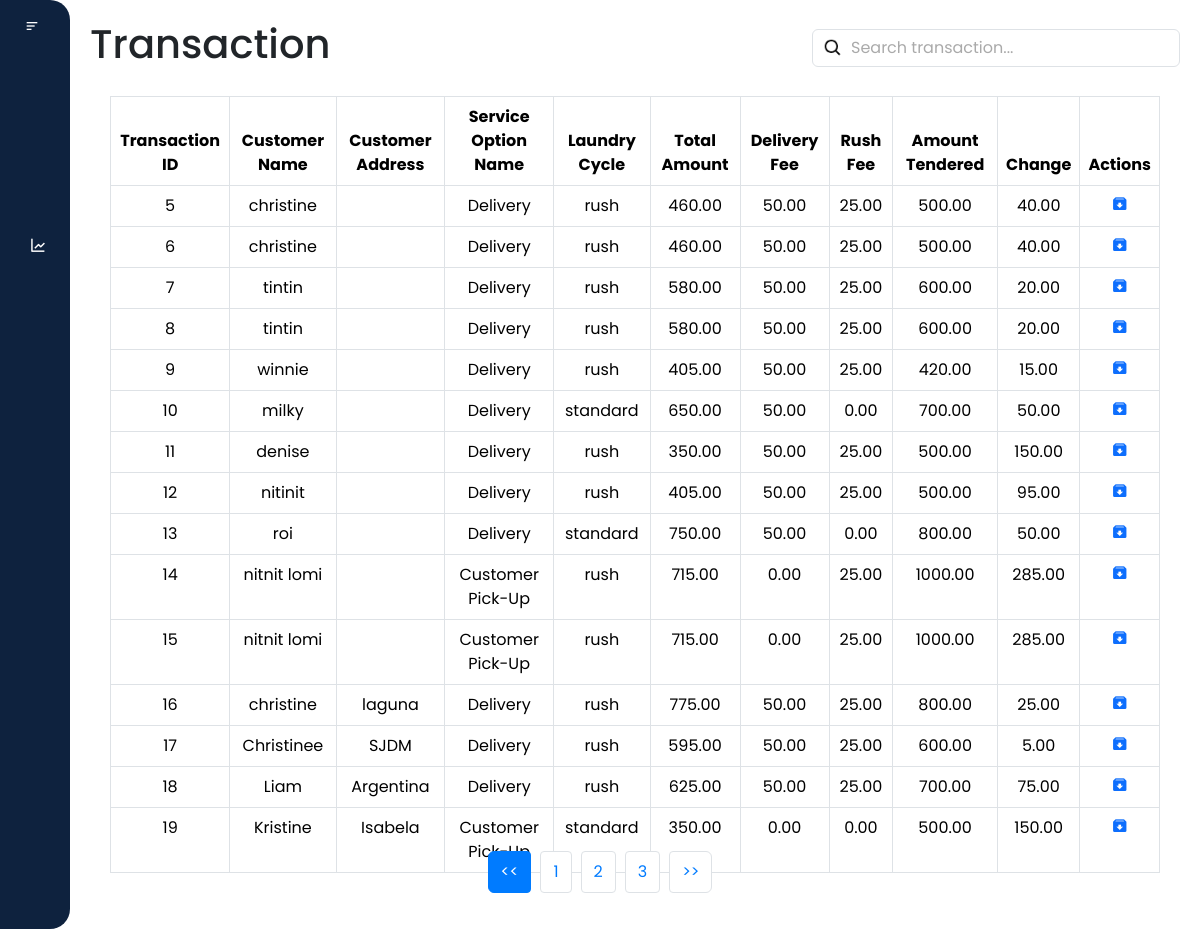
The app's page /transaction/transaction.php (signed in), older data.
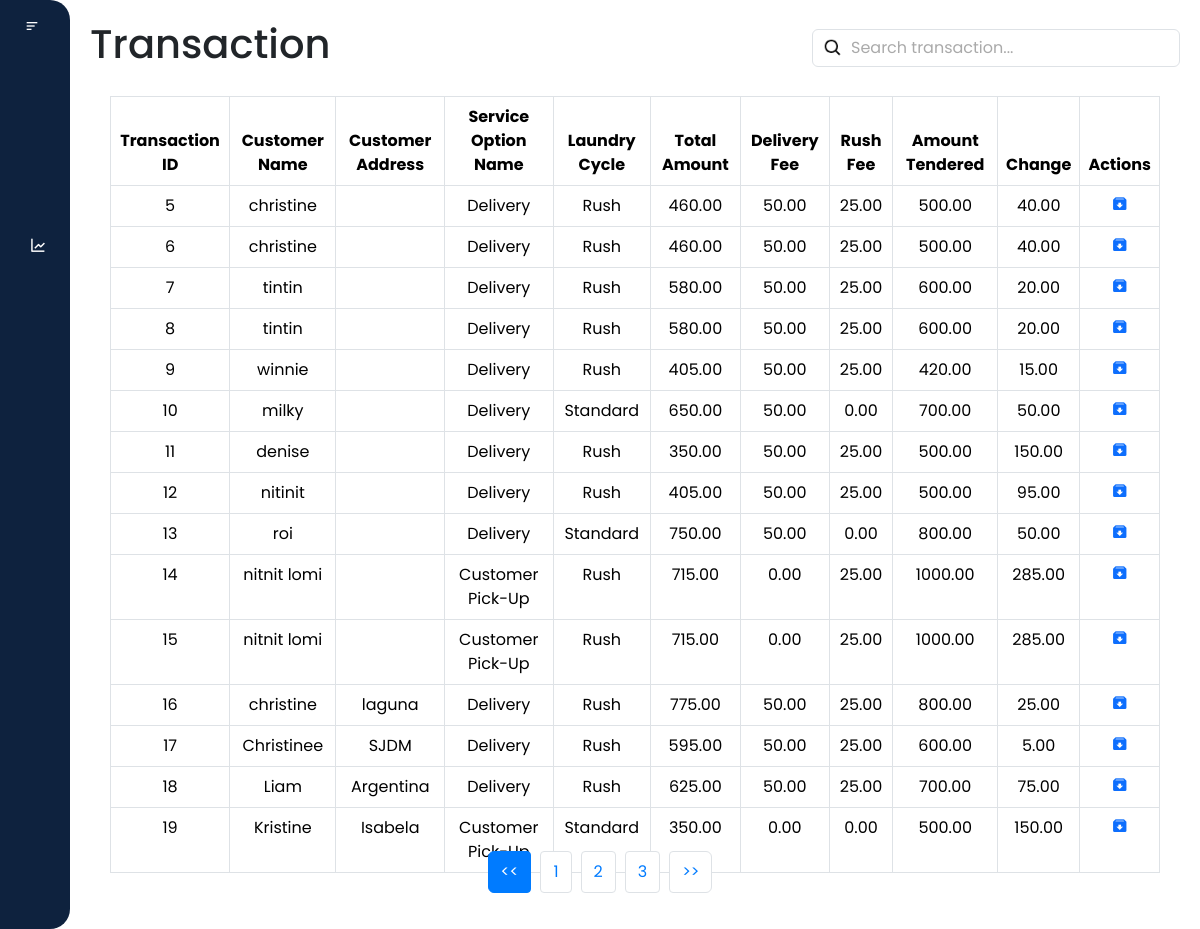
The same page, newer data.
### tables this page shows
CREATE TABLE `transaction` (
  `transaction_id` int(11) NOT NULL,
  `request_id` int(11) DEFAULT NULL,
  `customer_id` int(11) DEFAULT NULL,
  `customer_name` varchar(30) DEFAULT NULL,
  `province` varchar(255) NOT NULL,
  `city` varchar(255) NOT NULL,
  `customer_address` varchar(50) NOT NULL,
  `brgy` varchar(255) NOT NULL,
  `service_option_id` int(100) NOT NULL,
  `service_option_name` varchar(50) NOT NULL,
  `laundry_cycle` enum('Standard','Rush') NOT NULL,
  `total_amount` decimal(65,2) DEFAULT NULL,
  `delivery_fee` decimal(65,2) DEFAULT NULL,
  `rush_fee` decimal(65,2) DEFAULT NULL,
  `amount_tendered` decimal(65,2) DEFAULT NULL,
  `money_change` decimal(65,2) DEFAULT NULL
);

### transaction/transaction.php (the view, shortened to what this page needs)
<?php
require_once('transaction_db.php');
if(isset($_POST['search'])) {
    $search = $con->real_escape_string($_POST['search']);
    $query = "SELECT * FROM transaction WHERE customer_name LIKE '%$search%'
    OR transaction_id LIKE '%$search%'
    OR laundry_service_option LIKE '%$search%'
    OR laundry_category_option LIKE '%$search%'";
} else {
    $query = "SELECT * FROM transaction";
}
$result = mysqli_query($con, $query);
$data = [];
if ($result->num_rows > 0) {
    while ($row = $result->fetch_assoc()) {
        $data[] = $row;
    }
}
?>
<!DOCTYPE html>
<html lang="en">
<head>
    <link rel="stylesheet" href="transaction.css">
    <link rel="stylesheet" href="https://cdnjs.cloudflare.com/ajax/libs/font-awesome/5.15.3/css/all.min.css"
>
    <link href="https://cdn.jsdelivr.net/npm/bootstrap@5.3.3/dist/css/bootstrap.min.css" rel="stylesheet"
>
    <link href='https://unpkg.com/boxicons@2.1.4/css/boxicons.min.css' rel='stylesheet'>
    <link href="https://cdn.lineicons.com/4.0/lineicons.css" rel="stylesheet" />
</head>
<body>
    <div class="wrapper">
        <aside id="sidebar">
            <div class="d-flex">
                <button id="toggle-btn" type="button">
                    <i class="bx bx-menu-alt-left"></i>
                </button>
            </div>
            <ul class="sidebar-nav">
                <li class="sidebar-item">
                    <a href="/laundry_system/dashboard/dashboard.php" class="sidebar-link">
                    </a>
                </li>
                <li class="sidebar-item">
                    <a href="/laundry_system/profile/profile.php" class="sidebar-link">
                    </a>
                </li>
                <li class="sidebar-item">
                    <a href="/laundry_system/transaction/transaction.php" class="sidebar-link">
                    </a>
                </li>
                <li class="sidebar-item">
                    <a href="/laundry_system/sales_report/report.php" class="sidebar-link">
                        <i class='bx bx-line-chart'></i>
                    </a>
                </li>
            </ul>
            <div class="sidebar-footer">
                <a href="javascript:void(0)" class="sidebar-link" id="btn_logout">
                </a>
            </div>
        </aside>
        <div class="main-content">
            <nav>
                <div class="d-flex justify-content-between align-items-center">
                    <h1>Transaction</h1>
                    <div class="search_bar" m-1>
                        <input class="form-control" type="text" id="filter_transaction" placeholder="Search transaction...">
                    </div>
                </div>
            </nav>
            <div class="table-responsive">
                <table class="table table-bordered text-center">
                    <thead>
                        <tr class="bg-dark text-white">
                            <th>Transaction ID</th>
                            <th>Customer Name</th>
                            <th>Customer Address</th>
                            <th>Service Option Name</th>
                            <th>Laundry Cycle</th>
                            <th>Total Amount</th>
                            <th>Delivery Fee</th>
                            <th>Rush Fee</th>
                            <th>Amount Tendered</th>
                            <th>Change</th>
                            <th>Actions</th>
                        </tr>
                    </thead>
                    <tbody id="transaction_table">
                        <?php
                        if (!empty($data)) {
                            foreach ($data as $row) {
                                echo "<tr>";
                                echo "<td>{$row['transaction_id']}</td>";
                                echo "<td>{$row['customer_name']}</td>";
                                echo "<td>{$row['customer_address']}</td>";
                                echo "<td>{$row['service_option_name']}</td>";
                                echo "<td>{$row['laundry_cycle']}</td>";
                                echo "<td>{$row['total_amount']}</td>";
                                echo "<td>{$row['delivery_fee']}</td>";
                                echo "<td>{$row['rush_fee']}</td>";
                                echo "<td>{$row['amount_tendered']}</td>";
                                echo "<td>{$row['money_change']}</td>";
                                echo "<td>
                                    <a href='javascript:void(0);' class='archive-btn' data-id='{$row['customer_id']}'>
                                    <i class='bx bxs-archive-in'></i></a>
                                </td>";
                                echo "</tr>";
                            }
                        } else {
                            echo "<tr><td colspan='11'>No transactions found.</td></tr>";
                        }
                        ?>
                    </tbody>
                </table>
            </div>
            <nav aria-label="Page navigation">
                <ul class="pagination justify-content-center" id="pagination">
                </ul>
            </nav>
        </div>
    </div>
</body>
</html>

### transaction/transaction.css (style rules this page uses)
* { margin: 0; padding: 0; font-family: "Poppins", "Segoe UI"; box-sizing: border-box; }
html { scroll-behavior: smooth; }
a { text-decoration: none; }
li { list-style: none; }
h1 { font-weight: 600; font-size: 1.5 rem; }
body { font-family: 'Poppins', sans-serif; }
.wrapper { display: flex; width: 100%; height: 100vh; }
#sidebar { display: flex; flex-direction: column; width: 70px; height: 100vh; min-width: 70px; z-index: 1000; transition: all .25s ease-in-out; background-color: #0e223e; border-radius: 0 20px 20px 0; }
#toggle-btn { background-color: transparent; cursor: pointer; border: 0; padding: 1rem 1.5rem; }
#toggle-btn i { font-size: 1.5 rem; color: #fff; }
.sidebar-nav { padding: 2rem 0; flex: 1 1 auto; }
a.sidebar-link { padding: 0.625rem 1.625rem; color: #fff; display: block; font-size: 0.9rem; white-space: nowrap; border-left: 3px solid transparent; text-decoration: none; }
.sidebar-link i { font-size: 1.1rem; margin-right: 0.75rem; }
.sidebar-item { position: relative; }
.main-content { flex: 1; overflow-y: auto; padding: 20px; transition: margin-left 0.5s ease; }
.table-responsive { padding: 20px; }
.table { width: 100%; border-collapse: collapse; border: #b8c1ec; margin: 0; }
th, td { border: 1px solid #b8c1ec; padding: 8px; text-align: center; }
.pagination { display: flex; justify-content: center; padding-left: 0; list-style: none; border-radius: 0.25rem; margin-top: 20px; position: absolute; bottom: 20px; left: 0; right: 0; }
.search_bar { position: relative; }
.search_bar .form-control { padding-left: 38px; }
.search_bar .form-control::placeholder { color: #aaa; }
.search_bar .form-control { background-image: url('/laundry_system/images/search.png'); background-repeat: no-repeat; background-position: 10px center; background-size: 20px 20px; }

Row changes from the older to the newer data that the page shows:
changed transaction id 5: laundry_cycle "rush" → "Rush"
changed transaction id 6: laundry_cycle "rush" → "Rush"
changed transaction id 7: laundry_cycle "rush" → "Rush"
changed transaction id 8: laundry_cycle "rush" → "Rush"
changed transaction "winnie": laundry_cycle "rush" → "Rush"
changed transaction "milky": laundry_cycle "standard" → "Standard"
changed transaction "denise": laundry_cycle "rush" → "Rush"
changed transaction "nitinit": laundry_cycle "rush" → "Rush"
changed transaction "roi": laundry_cycle "standard" → "Standard"
changed transaction id 14: laundry_cycle "rush" → "Rush"
changed transaction id 15: laundry_cycle "rush" → "Rush"
changed transaction "laguna": laundry_cycle "rush" → "Rush"
changed transaction "Christinee": laundry_cycle "rush" → "Rush"
changed transaction "Liam": laundry_cycle "rush" → "Rush"
changed transaction "Kristine": laundry_cycle "standard" → "Standard"
